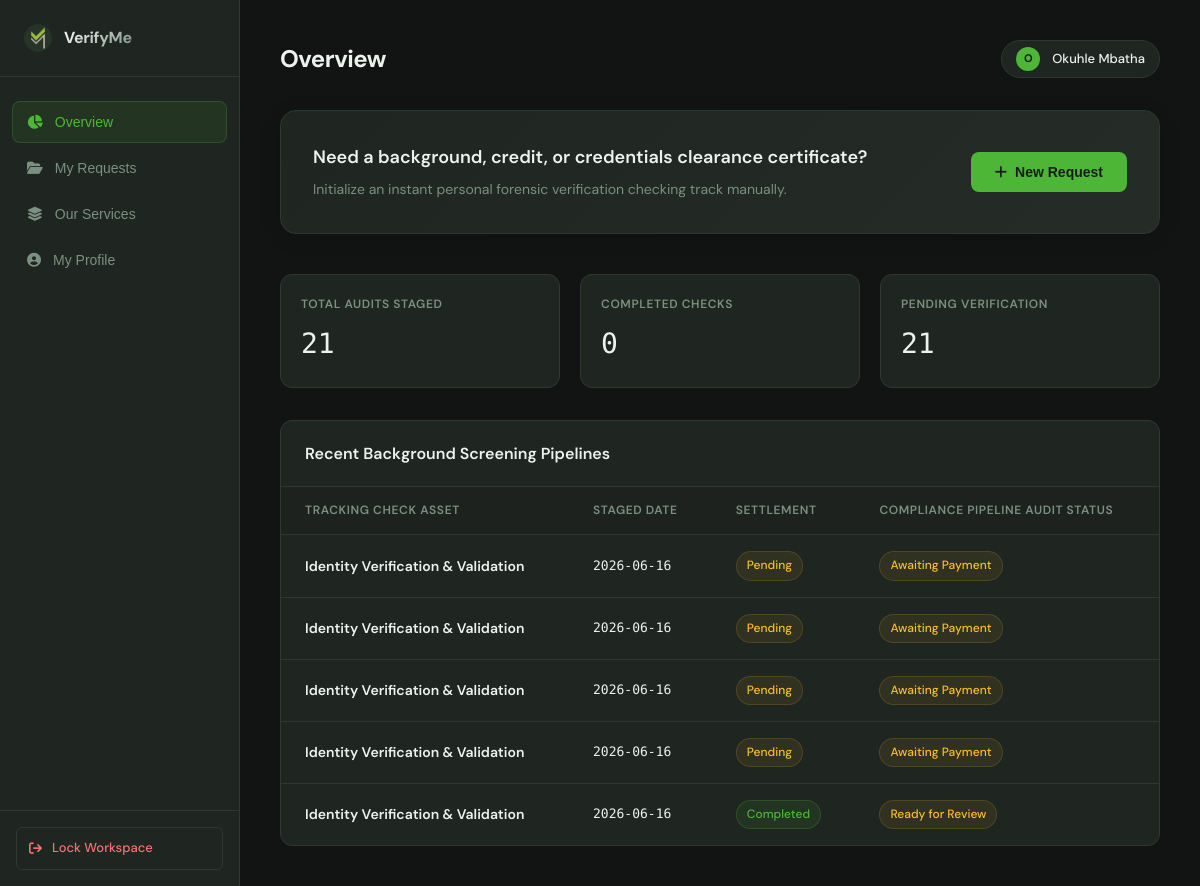
Page /dashboard/individual (signed in) on the committed database.
### tables this page shows
CREATE TABLE users (
                id INTEGER PRIMARY KEY AUTOINCREMENT,
                email TEXT UNIQUE NOT NULL,
                password_hash TEXT NOT NULL,
                applicant_type TEXT NOT NULL,       -- 'individual', 'company', or 'admin'
                individual_name TEXT,              
                individual_id TEXT,                
                company_name TEXT,                  
                company_contact TEXT,              
                created_at TIMESTAMP DEFAULT CURRENT_TIMESTAMP
            );

CREATE TABLE individual_audits (
                id INTEGER PRIMARY KEY AUTOINCREMENT,
                user_id INTEGER NOT NULL,            
                verification_type TEXT NOT NULL,     
                status TEXT DEFAULT 'Awaiting Payment', 
                payment_method TEXT DEFAULT 'manual_eft',
                payment_status TEXT DEFAULT 'Pending',
                payment_ref TEXT,                    
                pop_file_path TEXT,                  
                id_file_path TEXT,                   
                qualification_file_path TEXT,        
                rejection_reason TEXT,               
                created_at TIMESTAMP DEFAULT CURRENT_TIMESTAMP,
                FOREIGN KEY (user_id) REFERENCES users (id)
            );

### app.py (the view)
@app.route('/dashboard/individual')
def dashboard_individual():
    if 'user_id' not in session or session.get('applicant_type') != 'individual':
        flash('Access denied. Individual validation profile required.', 'error')
        return redirect(url_for('login'))
    with get_db_connection() as conn:
        db_rows = conn.execute('''
            SELECT id, verification_type AS type, status, payment_status, rejection_reason, DATE(created_at) AS date
            FROM individual_audits WHERE user_id = ? ORDER BY created_at DESC
        ''', (session['user_id'],)).fetchall()
        user_profile = conn.execute('SELECT email, individual_name, individual_id, created_at FROM users WHERE id = ?', (session['user_id'],)).fetchone()
    return render_template(
        'dashboard_individual.html',
        checks=db_rows,
        requests=db_rows,
        audits=db_rows,
        user_profile=user_profile,
        hide_navbar=True,
        hide_footer=True
    )

### app.py (called while the page is built)
def get_db_connection():
    conn = sqlite3.connect(DATABASE)
    conn.row_factory = sqlite3.Row
    return conn

### templates/dashboard_individual.html (shortened to what this page needs)
{% extends 'base.html' %}
{% set hide_navbar = True %}
{% set hide_footer = True %}
{% block head %}
<link rel="stylesheet" href="https://cdnjs.cloudflare.com/ajax/libs/font-awesome/6.5.1/css/all.min.css">
{% endblock %}
{% block content %}
<div class="dashboard-layout">
    <aside class="db-sidebar" id="dbSidebar">
        <div class="sidebar-header">
            <img src="/static/images/VM_Icon.png" alt="VerifyMe System Badge">
            <h1>VerifyMe</h1>
        </div>
        <nav class="sidebar-menu">
            <button class="nav-item active" onclick="switchTab('overview', this)">
                <i class="fa-solid fa-chart-pie"></i> Overview
            </button>
            <button class="nav-item" onclick="switchTab('requests', this)">
                <i class="fa-solid fa-folder-open"></i> My Requests
            </button>
            <button class="nav-item" onclick="switchTab('services', this)">
                <i class="fa-solid fa-layer-group"></i> Our Services
            </button>
            <button class="nav-item" onclick="switchTab('profile', this)">
                <i class="fa-solid fa-circle-user"></i> My Profile
            </button>
        </nav>
        <div class="sidebar-footer">
            <a href="/logout" class="btn-logout">
                <i class="fa-solid fa-arrow-right-from-bracket"></i> Lock Workspace
            </a>
        </div>
    </aside>
    <main class="main-window">
        <div class="top-bar">
            <div style="display: flex; align-items: center; gap: 16px;">
                <h2 id="topbarTitle">Overview</h2>
            </div>
            <div class="user-profile-badge">
                <div class="profile-avatar">
                    {{ session.get('display_name', 'U')[0] | upper }}
                </div>
                <span class="profile-string">{{ session.get('display_name', 'Workspace User') }}</span>
            </div>
        </div>
        <div id="tab-overview" class="tab-panel active">
            <div class="action-row">
                <div class="action-text">
                    <h3>Need a background, credit, or credentials clearance certificate?</h3>
                    <p>Initialize an instant personal forensic verification checking track manually.</p>
                </div>
                <button class="btn-prime" onclick="openModal()">
                    <i class="fa-solid fa-plus"></i> New Request
                </button>
            </div>
            <div class="metrics-row">
                <div class="metric-card">
                    <div class="metric-label">Total Audits Staged</div>
                    <div class="metric-val">{{ checks|length }}</div>
                </div>
                <div class="metric-card">
                    <div class="metric-label">Completed Checks</div>
                    <div class="metric-val">
                        {% set count = namespace(value=0) %}
                        {% for c in checks %}{% if c.status == 'Verified' %}{% set count.value = count.value + 1 %}{% endif %}{% endfor %}
                        {{ count.value }}
                    </div>
                </div>
                <div class="metric-card">
                    <div class="metric-label">Pending Verification</div>
                    <div class="metric-val">
                        {% set count = namespace(value=0) %}
                        {% for c in checks %}{% if c.status not in ['Verified', 'Flagged — Image Unclear'] %}{% set count.value = count.value + 1 %}{% endif %}{% endfor %}
                        {{ count.value }}
                    </div>
                </div>
            </div>
            <div class="data-table-container">
                <div class="table-header-block">
                    <h3>Recent Background Screening Pipelines</h3>
                </div>
                <div style="overflow-x: auto;">
                    <table>
                        <thead>
                            <tr>
                                <th>Tracking Check Asset</th>
                                <th>Staged Date</th>
                                <th>Settlement</th>
                                <th>Compliance Pipeline Audit Status</th>
                            </tr>
                        </thead>
                        <tbody>
                            {% if checks %}
                                {% for check in checks[:5] %}
                                <tr>
                                    <td style="font-weight: 600;">{{ check.type }}</td>
                                    <td style="font-family: var(--mono); font-size: 13px;">{{ check.date }}</td>
                                    <td>
                                        <span class="badge {% if check.payment_status == 'Completed' %}badge-success{% else %}badge-pending{% endif %}">
                                            {{ check.payment_status }}
                                        </span>
                                    </td>
                                    <td>
                                        <span class="badge {% if check.status == 'Verified' %}badge-success{% elif check.status == 'Flagged — Image Unclear' %}badge-error{% else %}badge-pending{% endif %}">
                                            {{ check.status }}
                                        </span>
                                    </td>
                                </tr>
                                {% endfor %}
                            {% else %}
                                <tr>
                                    <td colspan="4" style="text-align: center; color: var(--muted); padding: 32px;">No background screening traces tracked to this user workspace account.</td>
                                </tr>
                            {% endif %}
                        </tbody>
                    </table>
                </div>
            </div>
        </div>
    </main>
</div>
{%endblock%}

### templates/base.html (shortened to what this page needs)
<!DOCTYPE html>
<html lang="en">
<head>
    <link rel="stylesheet" href="https://cdnjs.cloudflare.com/ajax/libs/font-awesome/6.4.0/css/all.min.css">
    <link rel="stylesheet" href="{{ url_for('static', filename='css/style.css') }}">
    {% block head %}{% endblock %}
</head>
<body class="{% block body_class %}{% endblock %}" style="background: #121413; margin: 0; padding: 0;">
<main>
    {% block content %}{% endblock %}
</main>
</body>
</html>

### static/css/style.css (style rules this page uses)
:root { --bg-dark-base: #181c19; --bg-panel-dark: #1f2521; --bg-card-dark: #252b27; --bg-card-raised: #2c342e; --brand-charcoal: #2a312c; --brand-olive: #617c41; --brand-lime: #4eb637; --brand-lime-dim: rgba(78, 182, 55, 0.12); --brand-muted: #8a9e8d; --brand-white: #eef2ef; --border: #2e3830; --border-bright: #3a4a3d; --font-head: 'DM Sans', sans-serif; --font-body: 'DM Sans', sans-serif; --font-mono: 'DM Mono', monospace; --radius-sm: 6px; --radius-md: 10px; --radius-lg: 16px; --shadow-card: 0 4px 24px rgba(0,0,0,0.35); --shadow-elevated: 0 16px 48px rgba(0,0,0,0.5); }
*, *::before, *::after { margin: 0; padding: 0; box-sizing: border-box; }
html { scroll-behavior: smooth; }
body { background-color: var(--bg-dark-base); color: var(--brand-white); font-family: var(--font-body); font-size: 16px; line-height: 1.6; overflow-x: hidden; -webkit-font-smoothing: antialiased; }

### rows in the picture
users: get "Okuhle Mbatha"
individual_audits: type "Identity Verification & Validation", date "2026-06-16", payment_status "Pending", status "Awaiting Payment"
individual_audits: type "Identity Verification & Validation", date "2026-06-16", payment_status "Pending", status "Awaiting Payment"
individual_audits: type "Identity Verification & Validation", date "2026-06-16", payment_status "Pending", status "Awaiting Payment"
individual_audits: type "Identity Verification & Validation", date "2026-06-16", payment_status "Pending", status "Awaiting Payment"
individual_audits: type "Identity Verification & Validation", date "2026-06-16", payment_status "Completed", status "Ready for Review"

### other values in the picture
{{ session.get('display_name', 'U')[0] | upper }} "O"
{{ checks|length }} "21"
{{ count.value }} "0"
{{ count.value }} "21"
